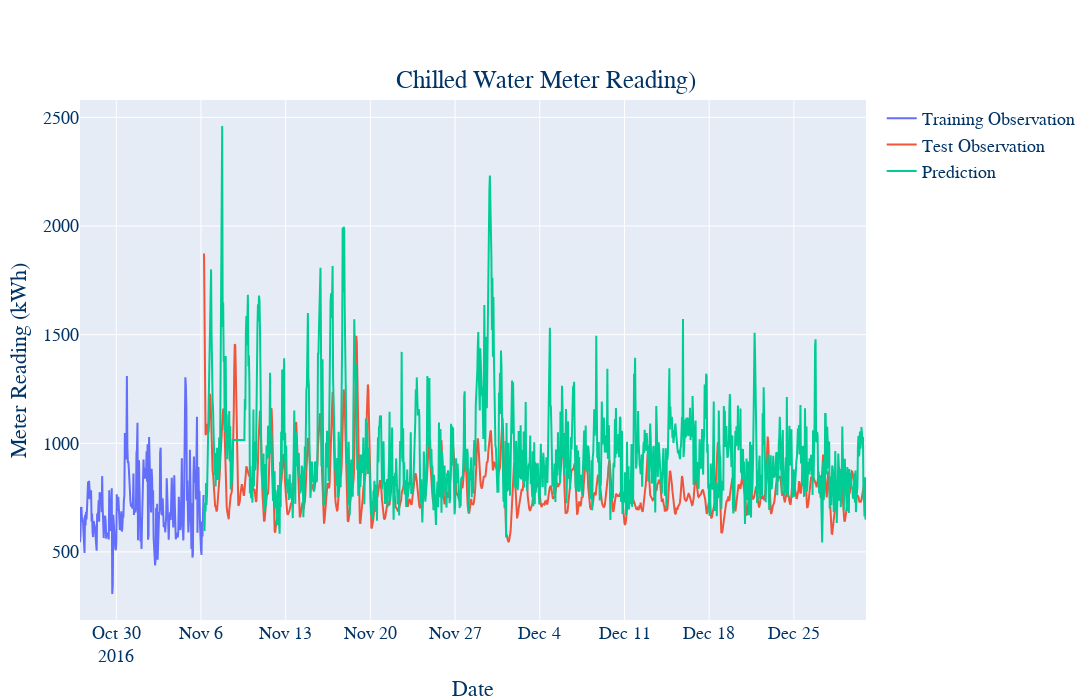

Notebook source saved alongside this figure:
### Markdown cell above
load plot comparision plot

### Code cell
# prediction = model.predict_generator(test_generator)

x = np.expand_dims(x_scaled_test, axis=0)
y_pred = chw_dropout_model.predict(x)
y_pred_rescaled = y_scaler.inverse_transform(y_pred[0])


y_train_reshaped = y_train.reshape((-1))
y_test_reshaped = y_test.reshape((-1))
y_pred_reshaped = y_pred_rescaled.reshape((-1))

trace1 = go.Scatter(
    x = chw_consumption.index[7200:num_train],
    y = y_train_reshaped,
    mode = 'lines',
    name = 'Training Observation'
)
trace2 = go.Scatter(
    x = date_test,
    y = y_pred_reshaped,
    mode = 'lines',
    name = 'Test Observation'
)
trace3 = go.Scatter(
    x = date_test,
    y = y_test_reshaped,
    mode='lines',
    name = 'Prediction'
)
layout = go.Layout(width=1400, height=700,
    title = {'text': "Chilled Water Meter Reading)", 'y':0.9, 'x':0.5, 'xanchor': 'center', 'yanchor': 'top'},
    xaxis = {'title' : "Date"},
    yaxis = {'title' : "Meter Reading (kWh)", }
)
fig = go.Figure(data=[trace1, trace2, trace3], layout=layout)
fig.update_layout(font=dict(family="Courier New, monospace", size=18, color="#003366", )) # "#7f7f7f"
# fig.write_image('image/time_series_forcast_chw.png')
fig.show()

### Figure 1 — Plotly figure (JSON) as saved in the notebook; plotly's stock layout.template omitted (floating-point values rounded to 4 significant figures; data arrays with more than 128 entries replaced by an {"elided": "..."} marker saying what was removed)
{"data": [{"mode": "lines", "name": "Training Observation", "type": "scatter", "x": {"elided": "246 str values"}, "y": {"elided": "7446 float values"}}, {"mode": "lines", "name": "Test Observation", "type": "scatter", "x": {"elided": "1314 str values"}, "y": {"elided": "1314 float values"}}, {"mode": "lines", "name": "Prediction", "type": "scatter", "x": {"elided": "1314 str values"}, "y": {"elided": "1314 float values"}}], "layout": {"font": {"color": "#003366", "family": "Courier New, monospace", "size": 18}, "height": 700, "title": {"text": "Chilled Water Meter Reading)", "x": 0.5, "xanchor": "center", "y": 0.9, "yanchor": "top"}, "width": 1400, "xaxis": {"autorange": true, "range": ["2016-10-27", "2016-12-30 23:00"], "title": {"text": "Date"}, "type": "date"}, "yaxis": {"autorange": true, "range": [186.7, 2580.0], "title": {"text": "Meter Reading (kWh)"}, "type": "linear"}}}
